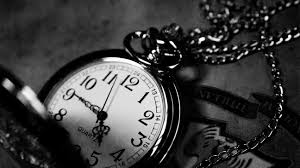
#> input picture Image_P/watch.jpg, 300 x 168 px
$ python fourier.py
#> lines starting #> are read from the running program, lines starting #| are printed output that depends on the picture
import cv2
import numpy as np
from matplotlib import pyplot as plt

img = cv2.imread('watch.jpg',0)
#> img is the input picture: shape (168, 300); min 0, max 255, mean 60.7
f = np.fft.fft2(img) #### Returns an array with complex value
#print(f)
fshift = np.fft.fftshift(f) ### Making the center Low frequency ..
#print(fshift[4,7])
magnitude_spectrum = 20*np.log(np.abs(fshift)) ### Taking the Magnitude
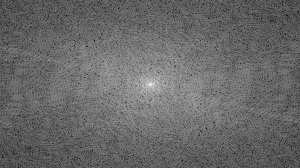
#> magnitude_spectrum: shape (168, 300) float64; min 63.87, max 298.7, mean 160.5; drawn with min black and max white

#### Showing The Images

plt.subplot(221),plt.imshow(img, cmap = 'gray')
plt.title('Input Image'), plt.xticks([]), plt.yticks([])
plt.subplot(222),plt.imshow(magnitude_spectrum, cmap = 'gray')
plt.title('Magnitude Spectrum'),plt.xticks([]), plt.yticks([])


#### Removing The Low Frequencis from The Frequency Domain ...
rows, cols = img.shape
#> rows = 168; cols = 300
crow = (int)(rows/2)
#> crow = 84
ccol = (int)(cols/2)
#> ccol = 150
fshift[crow-30:crow+30, ccol-30:ccol+30] = 1 ### Applying 60x60 Mask

##Magnitude after removing the low frequency
magnitude_spectrum1 = 20*np.log(np.abs(fshift))
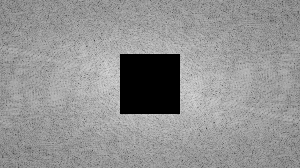
#> magnitude_spectrum1: shape (168, 300) float64; min 0, max 213.1, mean 146.7

### Applying the reverse fourier Transform
f_ishift = np.fft.ifftshift(fshift)
img_back = np.fft.ifft2(f_ishift)
img_back = np.abs(img_back)
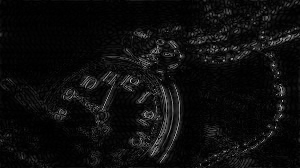
#> img_back: shape (168, 300) float64; min 0.00507, max 201.8, mean 13.4

plt.subplot(223),plt.imshow(magnitude_spectrum1, cmap = 'gray')
plt.title('MS after removing Low'), plt.xticks([]), plt.yticks([])
plt.subplot(224),plt.imshow(img_back, cmap = 'gray')
plt.title('Image after HPF '), plt.xticks([]), plt.yticks([])

plt.show()
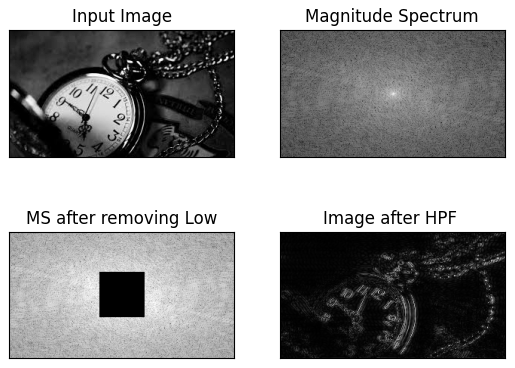
#> figure drawn by matplotlib, 4 panels
